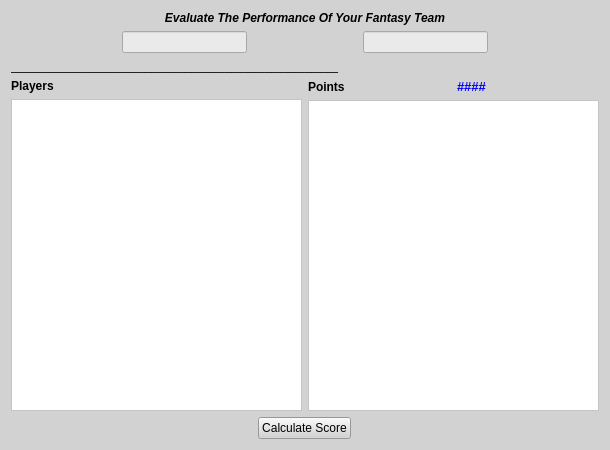
<?xml version="1.0" encoding="UTF-8"?>
<ui version="4.0">
 <class>Form</class>
 <widget class="QWidget" name="Form">
  <property name="geometry">
   <rect>
    <x>0</x>
    <y>0</y>
    <width>610</width>
    <height>450</height>
   </rect>
  </property>
  <property name="windowTitle">
   <string>Evaluate Team</string>
  </property>
  <property name="styleSheet">
   <string notr="true">background-color:rgb(210, 210, 210)</string>
  </property>
  <layout class="QVBoxLayout" name="verticalLayout_4">
   <item>
    <layout class="QVBoxLayout" name="verticalLayout">
     <item>
      <widget class="QLabel" name="label">
       <property name="font">
        <font>
         <family>Arial</family>
         <weight>75</weight>
         <italic>true</italic>
         <bold>true</bold>
        </font>
       </property>
       <property name="text">
        <string>Evaluate The Performance Of Your Fantasy Team</string>
       </property>
       <property name="alignment">
        <set>Qt::AlignCenter</set>
       </property>
      </widget>
     </item>
     <item>
      <layout class="QHBoxLayout" name="horizontalLayout">
       <item>
        <spacer name="horizontalSpacer_2">
         <property name="orientation">
          <enum>Qt::Horizontal</enum>
         </property>
         <property name="sizeHint" stdset="0">
          <size>
           <width>40</width>
           <height>20</height>
          </size>
         </property>
        </spacer>
       </item>
       <item>
        <widget class="QLineEdit" name="Team">
         <property name="enabled">
          <bool>false</bool>
         </property>
         <property name="font">
          <font>
           <family>Arial</family>
           <weight>75</weight>
           <bold>true</bold>
          </font>
         </property>
         <property name="styleSheet">
          <string notr="true">background-color: rgb(234, 234, 234);</string>
         </property>
        </widget>
       </item>
       <item>
        <spacer name="horizontalSpacer">
         <property name="orientation">
          <enum>Qt::Horizontal</enum>
         </property>
         <property name="sizeHint" stdset="0">
          <size>
           <width>40</width>
           <height>20</height>
          </size>
         </property>
        </spacer>
       </item>
       <item>
        <widget class="QLineEdit" name="Match">
         <property name="enabled">
          <bool>false</bool>
         </property>
         <property name="font">
          <font>
           <family>Arial</family>
           <weight>75</weight>
           <bold>true</bold>
          </font>
         </property>
         <property name="styleSheet">
          <string notr="true">background-color: rgb(234, 234, 234);</string>
         </property>
        </widget>
       </item>
       <item>
        <spacer name="horizontalSpacer_3">
         <property name="orientation">
          <enum>Qt::Horizontal</enum>
         </property>
         <property name="sizeHint" stdset="0">
          <size>
           <width>40</width>
           <height>20</height>
          </size>
         </property>
        </spacer>
       </item>
      </layout>
     </item>
     <item>
      <widget class="QLabel" name="label_2">
       <property name="text">
        <string>_________________________________________________</string>
       </property>
      </widget>
     </item>
    </layout>
   </item>
   <item>
    <layout class="QHBoxLayout" name="horizontalLayout_3">
     <item>
      <layout class="QVBoxLayout" name="verticalLayout_2">
       <item>
        <widget class="QLabel" name="label_3">
         <property name="font">
          <font>
           <family>Arial</family>
           <weight>75</weight>
           <bold>true</bold>
          </font>
         </property>
         <property name="text">
          <string>Players</string>
         </property>
        </widget>
       </item>
       <item>
        <widget class="QListWidget" name="PL">
         <property name="font">
          <font>
           <family>Arial</family>
           <pointsize>10</pointsize>
           <weight>75</weight>
           <italic>true</italic>
           <bold>true</bold>
          </font>
         </property>
         <property name="styleSheet">
          <string notr="true">background-color: rgb(255, 255, 255);</string>
         </property>
        </widget>
       </item>
      </layout>
     </item>
     <item>
      <layout class="QVBoxLayout" name="verticalLayout_3">
       <item>
        <layout class="QHBoxLayout" name="horizontalLayout_2">
         <item>
          <widget class="QLabel" name="label_4">
           <property name="font">
            <font>
             <family>Arial</family>
             <weight>75</weight>
             <bold>true</bold>
            </font>
           </property>
           <property name="text">
            <string>Points</string>
           </property>
          </widget>
         </item>
         <item>
          <widget class="QLabel" name="label_5">
           <property name="font">
            <font>
             <family>Arial</family>
             <pointsize>10</pointsize>
             <weight>75</weight>
             <bold>true</bold>
            </font>
           </property>
           <property name="styleSheet">
            <string notr="true">color:rgb(0, 0, 255)</string>
           </property>
           <property name="text">
            <string>####</string>
           </property>
          </widget>
         </item>
        </layout>
       </item>
       <item>
        <widget class="QListWidget" name="PT">
         <property name="font">
          <font>
           <family>Arial</family>
           <pointsize>10</pointsize>
           <weight>75</weight>
           <italic>true</italic>
           <bold>true</bold>
          </font>
         </property>
         <property name="styleSheet">
          <string notr="true">background-color: rgb(255, 255, 255); color:rgb(0, 0, 255)</string>
         </property>
        </widget>
       </item>
      </layout>
     </item>
    </layout>
   </item>
   <item alignment="Qt::AlignHCenter|Qt::AlignBottom">
    <widget class="QPushButton" name="Calculate">
     <property name="maximumSize">
      <size>
       <width>100</width>
       <height>16777215</height>
      </size>
     </property>
     <property name="text">
      <string>Calculate Score</string>
     </property>
     <property name="autoDefault">
      <bool>false</bool>
     </property>
     <property name="default">
      <bool>false</bool>
     </property>
     <property name="flat">
      <bool>false</bool>
     </property>
    </widget>
   </item>
  </layout>
 </widget>
 <resources/>
 <connections/>
</ui>
